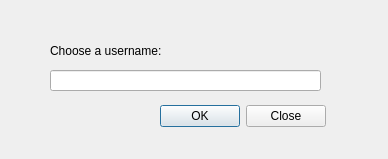
<?xml version="1.0" encoding="UTF-8"?>
<ui version="4.0">
 <class>Dialog</class>
 <widget class="QDialog" name="Dialog">
  <property name="geometry">
   <rect>
    <x>0</x>
    <y>0</y>
    <width>388</width>
    <height>159</height>
   </rect>
  </property>
  <property name="windowTitle">
   <string>ThatChat Client - Username</string>
  </property>
  <widget class="QDialogButtonBox" name="buttonBox">
   <property name="geometry">
    <rect>
     <x>155</x>
     <y>100</y>
     <width>171</width>
     <height>32</height>
    </rect>
   </property>
   <property name="orientation">
    <enum>Qt::Horizontal</enum>
   </property>
   <property name="standardButtons">
    <set>QDialogButtonBox::Close|QDialogButtonBox::Ok</set>
   </property>
   <property name="centerButtons">
    <bool>false</bool>
   </property>
  </widget>
  <widget class="QLineEdit" name="lineEdit">
   <property name="geometry">
    <rect>
     <x>50</x>
     <y>70</y>
     <width>271</width>
     <height>21</height>
    </rect>
   </property>
  </widget>
  <widget class="QLabel" name="label">
   <property name="geometry">
    <rect>
     <x>50</x>
     <y>40</y>
     <width>241</width>
     <height>21</height>
    </rect>
   </property>
   <property name="text">
    <string>Choose a username:</string>
   </property>
  </widget>
  <widget class="QLabel" name="label_2">
   <property name="geometry">
    <rect>
     <x>50</x>
     <y>130</y>
     <width>266</width>
     <height>16</height>
    </rect>
   </property>
   <property name="text">
    <string/>
   </property>
  </widget>
 </widget>
 <resources/>
 <connections>
  <connection>
   <sender>buttonBox</sender>
   <signal>accepted()</signal>
   <receiver>Dialog</receiver>
   <slot>accept()</slot>
   <hints>
    <hint type="sourcelabel">
     <x>248</x>
     <y>254</y>
    </hint>
    <hint type="destinationlabel">
     <x>157</x>
     <y>274</y>
    </hint>
   </hints>
  </connection>
  <connection>
   <sender>buttonBox</sender>
   <signal>rejected()</signal>
   <receiver>Dialog</receiver>
   <slot>reject()</slot>
   <hints>
    <hint type="sourcelabel">
     <x>316</x>
     <y>260</y>
    </hint>
    <hint type="destinationlabel">
     <x>286</x>
     <y>274</y>
    </hint>
   </hints>
  </connection>
 </connections>
</ui>
